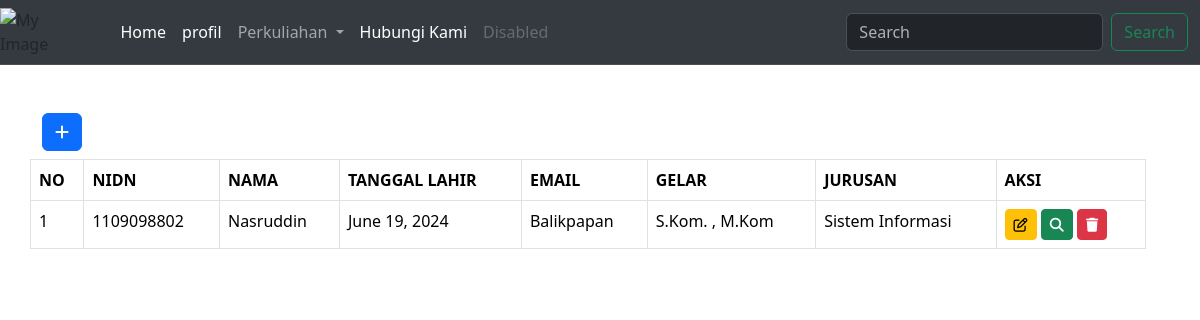
/perkuliahan/dosen/, run on the app's committed database.
### perkuliahan/models.py (models this page shows, shortened)
class Dosen(models.Model):
    nidn = models.CharField(max_length=20, verbose_name='Nidn',null=False,blank=False)
    namadosen =models.CharField(max_length=150,verbose_name='NamaLengkap')
    gelar = models.CharField(max_length=30,verbose_name='Gelar',help_text='S.Kom. ,M.Kom')
    tgllahir =models.DateField(verbose_name='Tanggal Lahir', null=True,blank=True)
    templahir =models.CharField(max_length=100, verbose_name='Tempat Lahir',null=True,blank=True)
    jurusan =models.ForeignKey(jurusan,on_delete=models.CASCADE,default=" ",verbose_name='Program Studi')
    foto = models.ImageField(verbose_name='Foto',null=False,blank=False,upload_to='foto mhs')
    cv = models.FileField(verbose_name='CV',null=False,blank=False,upload_to='cv_dosen')
    created_at = models.DateTimeField(auto_now_add=True)
    updated_at = models.DateTimeField(auto_now=True)

class jurusan(models.Model):
    kodejurusan= models.CharField(max_length=50,null=False,blank=False,verbose_name='Kode Prodi')
    namajurusan= models.CharField(max_length=150,null=False,blank=False,verbose_name='Program studi')
    level =(
        ('S1','STRATA 1'),
        ('S2','STRATA 2'),
        ('S3','STRATA 3'),
        ('D3','DIPLOMA 3'),
         ('D4','DIPLOMA 4'),
    )
    jenjang= models.CharField (max_length=150,null=True,blank=True,verbose_name='jenjang',choices=level)

### perkuliahan/views.py (the view)
# urls.py: path('dosen/',views.dosen, name='manage_dosen'),
def dosen(request):
    dosen = Dosen.objects.all()
    context={
            'dosen':dosen,
    }
    return render(request,'dosen.html',context)

### perkuliahan/templates/dosen.html (shortened to what this page needs)
{% extends "base.html" %}
{% block content %}
<div class="row">
  <div class="col-md-12">
    <div class="row pb-2">
      <div class="col-sm-12">
        <a href="{% url 'tambah_dosen' %}" class="btn btn-primary"><i class="fa-solid fa-plus"></i></a>
      </div>
    </div>
    <div class="row">
      <table class="table table-bordered" id='myTable'>
        <thead>
          <tr>
            <th scope="col">NO</th>
            <th scope="col">NIDN</th>
            <th scope="col">NAMA</th>
            <th scope="col">TANGGAL LAHIR</th>
            <th scope="col">EMAIL</th>
            <th scope="col">GELAR</th>
            <th scope="col">JURUSAN</th>
            <th scope="col">AKSI</th>
          </tr>
        </thead>
        <tbody>
          {% for a in dosen %}
          <tr>
            <td>{{ forloop.counter }}</td>
            <td>{{ a.nidn }}</td>
            <td>{{ a.namadosen }}</td>
            <td>{{ a.tgllahir }}</td>
            <td>{{ a.templahir }}</td>
            <td>{{ a.gelar }}</td>
            <td>{{ a.jurusan.namajurusan }}</td>
            <td>
              <a href="{% url "edit_mahasiswa" a.id %}" class="btn btn-warning btn-sm " title="Edit"><i class="fa-regular fa-pen-to-square"></i></a>
              <a href="{% url 'view_dosen' a.id  %}" class="btn btn-success btn-sm " title="detail"><i class ="fa fa-search"></i> </a>
              <button type="button" class="btn btn-danger btn-sm" title="Hapus" data-bs-toggle="modal" data-bs-target="#hapus-{{a.id}}">
                <i class="fa-solid fa-trash"></i>
              </button>
            </td>
          </tr>
          {% endfor %}
        </tbody>
      </table>
    </div>
  </div>
</div>
{% endblock content %}

### data on the page
Dosen: nidn "1109098802", namadosen "Nasruddin", tgllahir "June 19, 2024", templahir "Balikpapan", gelar "S.Kom. , M.Kom", jurusan.namajurusan "Sistem Informasi"
